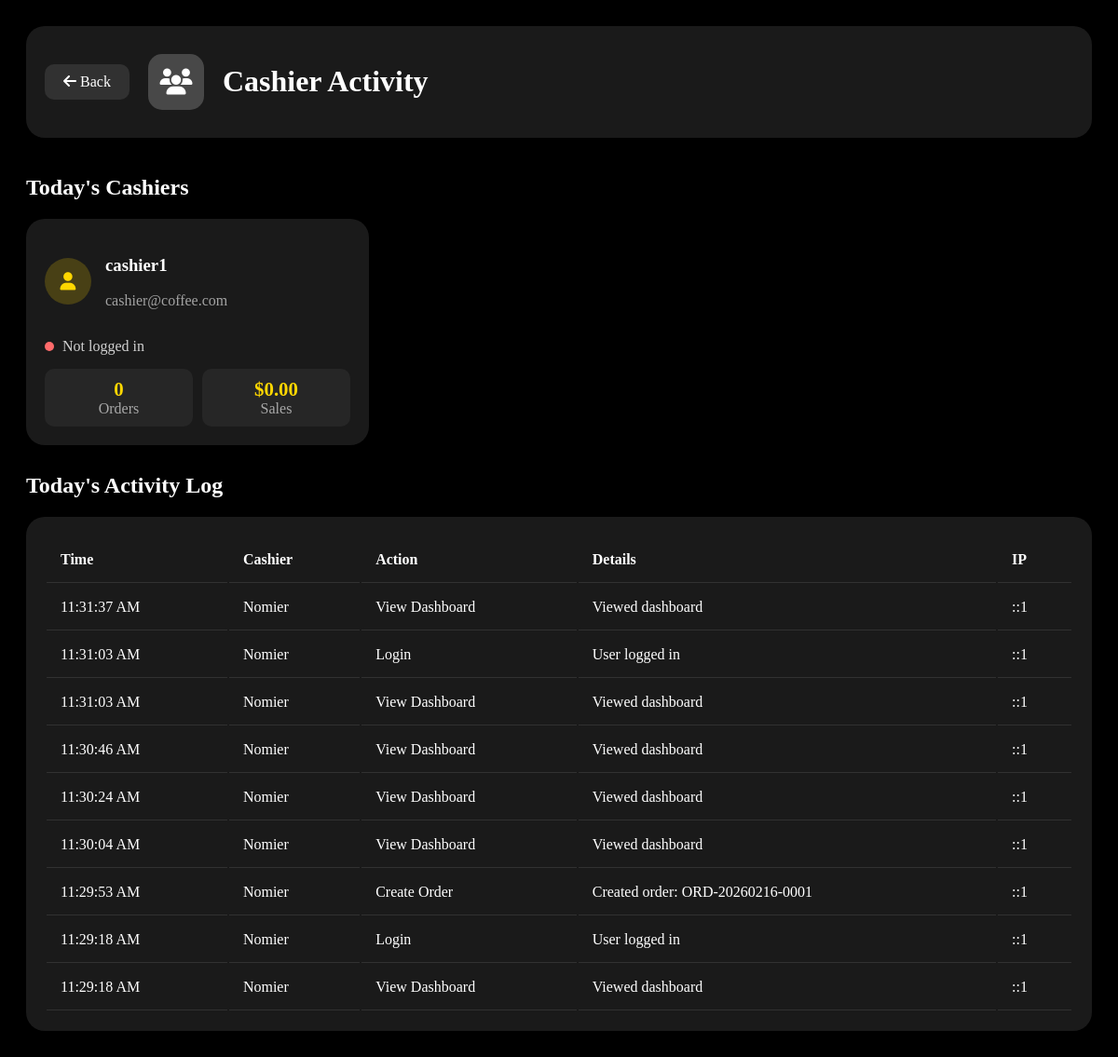
The app's page /cashier-activity.php (signed in) with its own data.
### tables this page shows
CREATE TABLE `users` (
  `id` int(11) NOT NULL,
  `username` varchar(50) NOT NULL,
  `email` varchar(100) NOT NULL,
  `password` varchar(255) NOT NULL,
  `role` enum('cashier','manager') DEFAULT 'cashier',
  `created_at` timestamp NOT NULL DEFAULT current_timestamp(),
  `last_login` timestamp NULL DEFAULT NULL
);

CREATE TABLE `activity_logs` (
  `id` int(11) NOT NULL,
  `user_id` int(11) NOT NULL,
  `action` varchar(50) NOT NULL,
  `details` text DEFAULT NULL,
  `ip_address` varchar(45) DEFAULT NULL,
  `created_at` timestamp NOT NULL DEFAULT current_timestamp()
);

### cashier-activity.php (the view, shortened to what this page needs)
<?php
require_once 'config.php';
$cashiers = $conn->query("
    SELECT
        u.id, u.username, u.email, u.last_login,
        COUNT(DISTINCT o.id) as order_count,
        COALESCE(SUM(o.total_amount), 0) as total_sales,
        MAX(o.created_at) as last_order
    FROM users u
    LEFT JOIN orders o ON u.id = o.cashier_id AND DATE(o.created_at) = CURDATE()
    WHERE u.role = 'cashier'
    GROUP BY u.id
    ORDER BY total_sales DESC
");
$logs = $conn->query("
    SELECT l.*, u.username
    FROM activity_logs l
    JOIN users u ON l.user_id = u.id
    WHERE DATE(l.created_at) = CURDATE()
    ORDER BY l.created_at DESC
    LIMIT 50
");
?>
<!DOCTYPE html>
<html lang="en">
<head>
    <link rel="stylesheet" href="https://cdnjs.cloudflare.com/ajax/libs/font-awesome/6.4.0/css/all.min.css">
</head>
<body>
    <video autoplay muted loop id="video-background">
        <source src="videos/coffee-bg.mp4" type="video/mp4">
    </video>
    <div class="video-overlay"></div>
    <div class="container">
        <div class="header">
            <div class="brand">
                <a href="dashboard.php"><i class="fas fa-arrow-left"></i> Back</a>
                <div class="logo"><i class="fas fa-users"></i></div>
                <div class="brand-text">
                    <h1>Cashier Activity</h1>
                </div>
            </div>
        </div>
        <h2 class="section-title">Today's Cashiers</h2>
        <div class="cashier-grid">
            <?php while($cashier = $cashiers->fetch_assoc()): ?>
            <div class="cashier-card">
                <div class="cashier-header">
                    <div class="cashier-avatar"><i class="fas fa-user"></i></div>
                    <div>
                        <h3 style="color:white;"><?php echo htmlspecialchars($cashier['username']); ?></h3>
                        <p style="color:rgba(255,255,255,0.6);"><?php echo htmlspecialchars($cashier['email']); ?></p>
                    </div>
                </div>
                <div style="margin-bottom:10px;">
                    <span class="status-indicator <?php echo $cashier['last_login'] && date('Y-m-d',strtotime($cashier['last_login']))==date('Y-m-d') ? 'status-online' : 'status-offline'; ?>"></span>
                    <span style="color:rgba(255,255,255,0.8);">
                        <?php echo $cashier['last_login'] ? 'Last login: '.date('h:i A',strtotime($cashier['last_login'])) : 'Not logged in'; ?>
                    </span>
                </div>
                <div class="cashier-stats">
                    <div class="stat-box">
                        <div class="stat-number"><?php echo $cashier['order_count']; ?></div>
                        <div style="color:rgba(255,255,255,0.6);">Orders</div>
                    </div>
                    <div class="stat-box">
                        <div class="stat-number">$<?php echo number_format($cashier['total_sales'],2); ?></div>
                        <div style="color:rgba(255,255,255,0.6);">Sales</div>
                    </div>
                </div>
            </div>
            <?php endwhile; ?>
        </div>
        <h2 class="section-title">Today's Activity Log</h2>
        <table class="logs-table">
            <thead>
                <tr>
                    <th>Time</th>
                    <th>Cashier</th>
                    <th>Action</th>
                    <th>Details</th>
                    <th>IP</th>
                </tr>
            </thead>
            <tbody>
                <?php while($log = $logs->fetch_assoc()): ?>
                <tr>
                    <td><?php echo date('h:i:s A', strtotime($log['created_at'])); ?></td>
                    <td><?php echo htmlspecialchars($log['username']); ?></td>
                    <td><?php echo ucwords(str_replace('_',' ',$log['action'])); ?></td>
                    <td><?php echo htmlspecialchars($log['details']); ?></td>
                    <td><?php echo $log['ip_address']; ?></td>
                </tr>
                <?php endwhile; ?>
            </tbody>
        </table>
    </div>
</body>
</html>

### cashier-activity.php (style rules this page uses)
body { background: #000; min-height: 100vh; padding: 20px; position: relative; }
#video-background { position: fixed; top: 0; left: 0; width: 100%; height: 100%; object-fit: cover; z-index: -2; }
.video-overlay { position: fixed; top: 0; left: 0; width: 100%; height: 100%; background: rgba(0,0,0,0.4); z-index: -1; }
.container { max-width: 1200px; margin: 0 auto; }
.header { display: flex; justify-content: space-between; align-items: center; margin-bottom: 40px; padding: 20px; background: rgba(255,255,255,0.1); border-radius: 20px; backdrop-filter: blur(15px); }
.brand { display: flex; align-items: center; gap: 20px; }
.brand a { color: white; text-decoration: none; padding: 10px 20px; background: rgba(255,255,255,0.1); border-radius: 10px; }
.logo { width: 60px; height: 60px; background: rgba(255,255,255,0.2); border-radius: 15px; display: flex; align-items: center; justify-content: center; color: white; font-size: 28px; }
.brand-text h1 { color: white; font-size: 2rem; }
.section-title { color: white; margin: 30px 0 20px; font-size: 1.5rem; }
.cashier-grid { display: grid; grid-template-columns: repeat(auto-fill, minmax(300px, 1fr)); gap: 20px; margin-bottom: 30px; }
.cashier-card { background: rgba(255,255,255,0.1); border-radius: 20px; padding: 20px; backdrop-filter: blur(15px); }
.cashier-header { display: flex; align-items: center; gap: 15px; margin-bottom: 15px; }
.cashier-avatar { width: 50px; height: 50px; background: rgba(255,215,0,0.2); border-radius: 50%; display: flex; align-items: center; justify-content: center; color: #ffd700; font-size: 1.2rem; }
.status-indicator { width: 10px; height: 10px; border-radius: 50%; display: inline-block; margin-right: 5px; }
.status-offline { background: #ff6b6b; }
.cashier-stats { display: grid; grid-template-columns: 1fr 1fr; gap: 10px; margin-top: 15px; }
.stat-box { text-align: center; background: rgba(255,255,255,0.05); padding: 10px; border-radius: 10px; }
.stat-number { color: #ffd700; font-size: 1.3rem; font-weight: 700; }
.logs-table { width: 100%; background: rgba(255,255,255,0.1); border-radius: 20px; padding: 20px; backdrop-filter: blur(15px); }
.logs-table th, .logs-table td { color: white; padding: 15px; text-align: left; border-bottom: 1px solid rgba(255,255,255,0.1); }

### records on screen
users: username "cashier1", email "cashier@coffee.com", shows "Not logged in", order_count "0", total_sales "0.00"
activity_logs: created_at "11:31:37 AM", user.username "Nomier", action "View Dashboard", details "Viewed dashboard", ip_address "::1"
activity_logs: created_at "11:31:03 AM", user.username "Nomier", action "Login", details "User logged in", ip_address "::1"
activity_logs: created_at "11:31:03 AM", user.username "Nomier", action "View Dashboard", details "Viewed dashboard", ip_address "::1"
activity_logs: created_at "11:30:46 AM", user.username "Nomier", action "View Dashboard", details "Viewed dashboard", ip_address "::1"
activity_logs: created_at "11:30:24 AM", user.username "Nomier", action "View Dashboard", details "Viewed dashboard", ip_address "::1"
activity_logs: created_at "11:30:04 AM", user.username "Nomier", action "View Dashboard", details "Viewed dashboard", ip_address "::1"
activity_logs: created_at "11:29:53 AM", user.username "Nomier", action "Create Order", details "Created order: ORD-20260216-0001", ip_address "::1"
activity_logs: created_at "11:29:18 AM", user.username "Nomier", action "Login", details "User logged in", ip_address "::1"
activity_logs: created_at "11:29:18 AM", user.username "Nomier", action "View Dashboard", details "Viewed dashboard", ip_address "::1"
